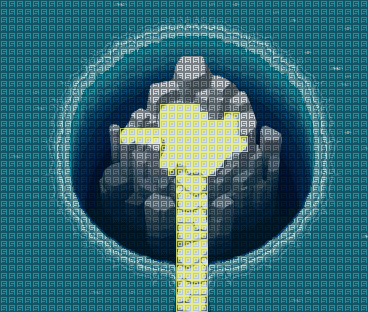

Rendered tile map (Tiled .tmx) drawn with the repository's tilesets; below, a short description and the map source with its tile grids summarised:
An orthogonal 46x39 tile map with 8x8 px tiles, 2 tile layers (Calque de Tile 1, Calque 2), 3 tilesets.

<map version="1.0" tiledversion="1.0.2" orientation="orthogonal" renderorder="left-up" width="46" height="39" tilewidth="8" tileheight="8" nextobjectid="1">
 <tileset firstgid="1" source="enclosedisland.tsx" />
 <tileset firstgid="1795" source="terrain.tsx" />
 <tileset firstgid="1797" source="terrain.tsx" />
 <layer name="Calque de Tile 1" width="46" height="39">
  <data>[1794 cells, 1794 non-empty, 1794 distinct tile ids]</data>
 </layer>
 <layer name="Calque 2" width="46" height="39">
  <data>[1794 cells, 1794 non-empty, 2 distinct tile ids]</data>
 </layer>
</map>